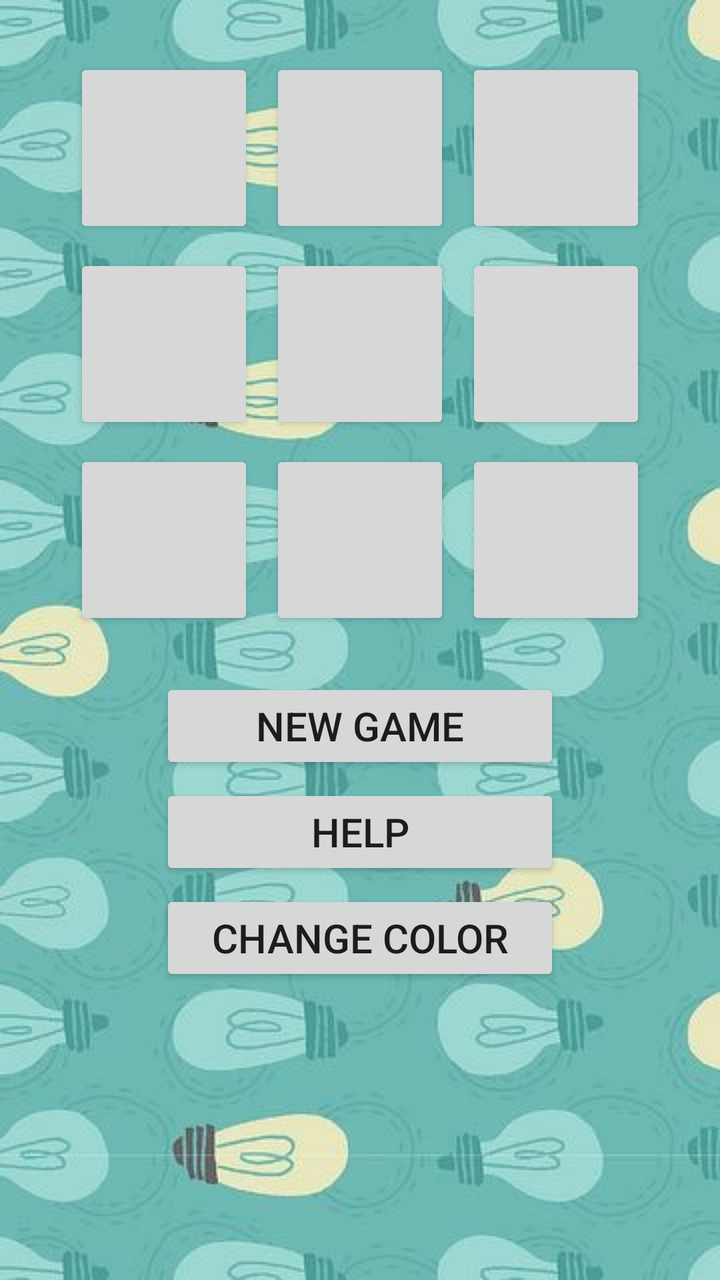
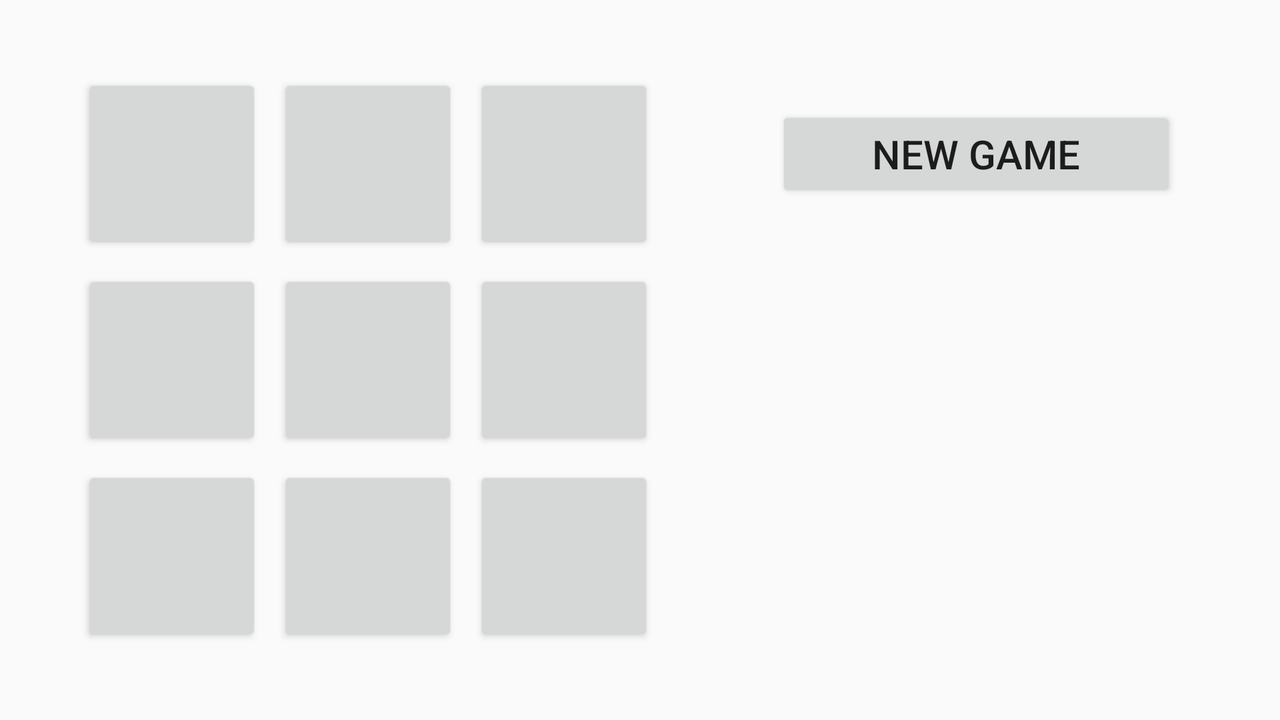

An Android layout and its configuration variant, each rendered on a device that would load it. The default file and the variant file are quoted in full after the pictures.
<!-- AndroidManifest.xml: application theme Theme.LightsOut -->
<!-- res/layout/activity_main.xml -->
<?xml version="1.0" encoding="utf-8"?>
<androidx.constraintlayout.widget.ConstraintLayout
    xmlns:android="http://schemas.android.com/apk/res/android"
    xmlns:app="http://schemas.android.com/apk/res-auto"
    xmlns:tools="http://schemas.android.com/tools"
    android:layout_width="match_parent"
    android:layout_height="match_parent"
    android:background="@drawable/repeat_bg_portrait"
    tools:context="com.zybooks.lightsout.Controller.MainActivity">

















    <GridLayout
        android:id="@+id/light_grid"
        android:layout_width="wrap_content"
        android:layout_height="wrap_content"
        android:useDefaultMargins="true"
        android:columnCount="3"
        android:rowCount="3"
        android:layout_margin="25dp"
        app:layout_constraintLeft_toLeftOf="parent"
        app:layout_constraintRight_toRightOf="parent"
        app:layout_constraintTop_toTopOf="parent" >
        <Button
            android:onClick="onLightButtonClick"
            style="@style/LightButton" />
        <Button
            android:onClick="onLightButtonClick"
            style="@style/LightButton" />
        <Button
            android:onClick="onLightButtonClick"
            style="@style/LightButton" />
        <Button
            android:onClick="onLightButtonClick"
            style="@style/LightButton" />
        <Button
            android:onClick="onLightButtonClick"
            style="@style/LightButton" />
        <Button
            android:onClick="onLightButtonClick"
            style="@style/LightButton" />
        <Button
            android:onClick="onLightButtonClick"
            style="@style/LightButton" />
        <Button
            android:onClick="onLightButtonClick"
            style="@style/LightButton" />
        <Button
            android:onClick="onLightButtonClick"
            style="@style/LightButton" />
    </GridLayout>

    <Button
        android:id="@+id/new_game_button"
        style="@style/GameOptionButton"
        android:layout_marginTop="20dp"
        android:onClick="onNewGameClick"
        android:text="@string/new_game"
        app:layout_constraintLeft_toLeftOf="parent"
        app:layout_constraintRight_toRightOf="parent"
        app:layout_constraintTop_toBottomOf="@id/light_grid" />

    <TextView
        android:id="@+id/press_count"
        style="@style/PressCountDisplay"

        app:layout_constraintTop_toBottomOf="@id/new_game_button"
        app:layout_constraintLeft_toLeftOf="parent"
        app:layout_constraintRight_toRightOf="parent" />

    <Button
        android:id="@+id/help_button"
        style="@style/GameOptionButton"
        android:text="@string/help_button"
        android:onClick="onHelpClick"
        app:layout_constraintLeft_toLeftOf="@id/new_game_button"
        app:layout_constraintRight_toRightOf="@id/new_game_button"
        app:layout_constraintTop_toBottomOf="@id/press_count" />

    <Button
        android:id="@+id/change_color_button"
        style="@style/GameOptionButton"
        android:text="@string/color_button"
        android:onClick="onChangeColorClick"
        app:layout_constraintLeft_toLeftOf="@id/new_game_button"
        app:layout_constraintRight_toRightOf="@id/new_game_button"
        app:layout_constraintTop_toBottomOf="@id/help_button" />

</androidx.constraintlayout.widget.ConstraintLayout>
<!-- resources referenced by this layout -->
<resources>
  <!-- drawable repeat_bg_portrait (drawable) -->
  <?xml version="1.0" encoding="utf-8"?>
  <bitmap xmlns:android="http://schemas.android.com/apk/res/android"
      android:src="@drawable/lightbulb_pattern_portrait"
      android:tileMode="repeat" />
  <string name="color_button">Change Color</string>
  <string name="help_button">Help</string>
  <string name="new_game">New Game</string>
  <style name="GameOptionButton">
          <item name="android:layout_height">wrap_content</item>
          <item name="android:layout_width">200dp</item>
          <item name="android:layout_marginTop">5dp</item>
          <item name="android:layout_marginLeft">20dp</item>
          <item name="android:layout_marginRight">20dp</item>
          <item name="android:textSize">20sp</item>
      </style>
  <style name="LightButton">
          <item name="android:layout_height">90dp</item>
          <item name="android:layout_width">90dp</item>
          <item name="android:color">@color/black</item>
      </style>
  <style name="Theme.LightsOut" parent="Theme.AppCompat.Light.DarkActionBar">
          <item name="colorPrimary">@color/blue_500</item>
          <item name="colorPrimaryDark">@color/blue_700</item>
      </style>
  <!-- drawable lightbulb_pattern_portrait: jpg bitmap (drawable, 94444 bytes) -->
  <color name="black">#000</color>
  <color name="blue_500">#3F51B5</color>
  <color name="blue_700">#303F9F`\</color>
</resources>
<!-- res/layout-land/activity_main.xml (the author's variant of the layout above) -->
<!-- drawn on the phone turned sideways -->
<?xml version="1.0" encoding="utf-8"?>
<androidx.constraintlayout.widget.ConstraintLayout
    xmlns:android="http://schemas.android.com/apk/res/android"
    xmlns:app="http://schemas.android.com/apk/res-auto"
    xmlns:tools="http://schemas.android.com/tools"
    android:layout_width="match_parent"
    android:layout_height="match_parent"
    android:background="@drawable/repeat_bg_landscape"
    tools:context="com.zybooks.lightsout.Controller.MainActivity">

    <GridLayout
        android:id="@+id/light_grid"
        android:layout_width="wrap_content"
        android:layout_height="wrap_content"
        android:useDefaultMargins="true"
        android:columnCount="3"
        android:rowCount="3"
        android:layout_margin="5dp"
        app:layout_constraintLeft_toLeftOf="parent"
        app:layout_constraintRight_toLeftOf="@+id/new_game_button"
        app:layout_constraintTop_toTopOf="parent"
        app:layout_constraintBottom_toBottomOf="parent" >
        <Button
            android:onClick="onLightButtonClick"
            style="@style/LightButton" />
        <Button
            android:onClick="onLightButtonClick"
            style="@style/LightButton" />
        <Button
            android:onClick="onLightButtonClick"
            style="@style/LightButton" />
        <Button
            android:onClick="onLightButtonClick"
            style="@style/LightButton" />
        <Button
            android:onClick="onLightButtonClick"
            style="@style/LightButton" />
        <Button
            android:onClick="onLightButtonClick"
            style="@style/LightButton" />
        <Button
            android:onClick="onLightButtonClick"
            style="@style/LightButton" />
        <Button
            android:onClick="onLightButtonClick"
            style="@style/LightButton" />
        <Button
            android:onClick="onLightButtonClick"
            style="@style/LightButton" />
    </GridLayout>

    <Button
        android:id="@+id/new_game_button"
        style="@style/GameOptionButton"
        android:layout_marginTop="20dp"
        android:text="@string/new_game"
        android:onClick="onNewGameClick"
        app:layout_constraintLeft_toRightOf="@+id/light_grid"
        app:layout_constraintRight_toRightOf="parent"
        app:layout_constraintTop_toTopOf="@+id/light_grid" />

    <TextView
        android:id="@+id/press_count"
        android:layout_width="wrap_content"
        android:layout_height="wrap_content"

        android:text=""
        android:textColor="@color/black"
        android:textSize="16sp"
        android:textStyle="bold"
        android:gravity="center"

        android:layout_marginTop="30dp"
        app:layout_constraintTop_toBottomOf="@id/new_game_button"
        app:layout_constraintLeft_toRightOf="@id/light_grid"
        app:layout_constraintRight_toRightOf="parent" />

</androidx.constraintlayout.widget.ConstraintLayout>
<!-- resources referenced by the variant -->
<!-- as the phone turned sideways resolves them -->
<resources>
  <color name="black">#000</color>
  <!-- drawable repeat_bg_landscape (drawable-v24) -->
  <?xml version="1.0" encoding="utf-8"?>
  <bitmap xmlns:android="http://schemas.android.com/apk/res/android"
      android:src="@drawable/lightbulb_pattern_landscape"
      android:tileMode="repeat" />
  <string name="new_game">New Game</string>
  <style name="GameOptionButton">
          <item name="android:layout_height">wrap_content</item>
          <item name="android:layout_width">200dp</item>
          <item name="android:layout_marginTop">5dp</item>
          <item name="android:layout_marginLeft">20dp</item>
          <item name="android:layout_marginRight">20dp</item>
          <item name="android:textSize">20sp</item>
      </style>
  <style name="LightButton">
          <item name="android:layout_height">90dp</item>
          <item name="android:layout_width">90dp</item>
          <item name="android:color">@color/black</item>
      </style>
  <style name="Theme.LightsOut" parent="Theme.AppCompat.Light.DarkActionBar">
          <item name="colorPrimary">@color/blue_500</item>
          <item name="colorPrimaryDark">@color/blue_700</item>
      </style>
  <color name="blue_500">#3F51B5</color>
  <color name="blue_700">#303F9F`\</color>
</resources>
